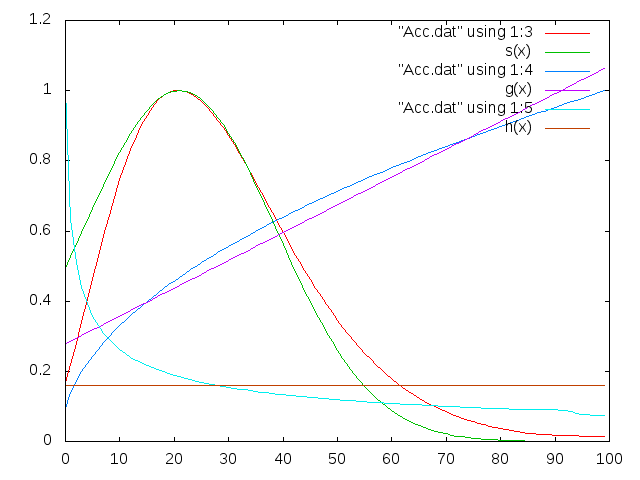

This chart was generated by the following gnuplot code:
set term png
set output "Acc.png"

stats "Acc.dat" using 3 name "A"
s(x)=A_max*exp(-((x-A_index_max)**2/(2*s**2)))
fit s(x) "Acc.dat" using 1:3 via s

g(x)=g1+g2*x
fit g(x) "Acc.dat" using 1:4 via g1,g2

h(x)=h1
fit h(x) "Acc.dat" using 1:5 via h1

plot "Acc.dat" using 1:3 with lines,\
     s(x) with lines,\
     "Acc.dat" using 1:4 with lines,\
     g(x) with lines,\
     "Acc.dat" using 1:5 with lines,\
     h(x) with lines
